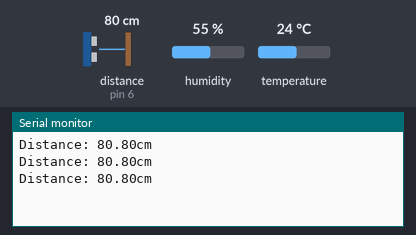
This sketch was run on a simulated Arduino Uno, built with avr-gcc and run on an emulated ATmega328P. Shown: the last lines printed to the serial monitor. The test bench sets the inputs (shaded band); at power-on: distance to the obstacle (sensor on pin 6) 80 cm, temperature 24 °C, humidity 55 %. The echo pulse lasts 58.3 µs per cm.

Above: at 1.2 s.
1.3 s: distance to the obstacle (sensor on pin 6) set to 2 cm
At 2.1 s:
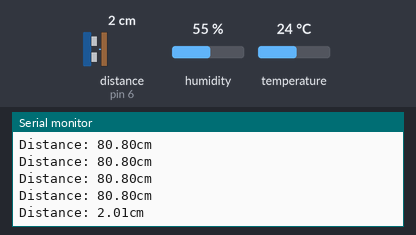
2.8 s: temperature set to 12 °C
At 2.83 s:
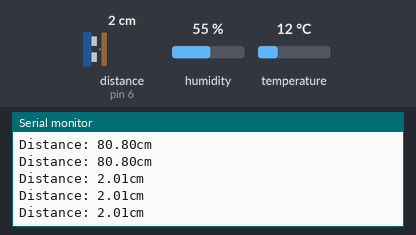
4.3 s: distance to the obstacle (sensor on pin 6) set to 4 cm
At 4.3 s:
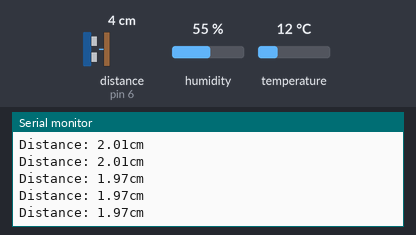
5.8 s: humidity set to 88 %
At 6.14 s:
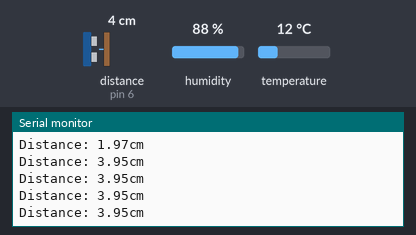
7.3 s: temperature set to 19 °C
At 7.61 s:
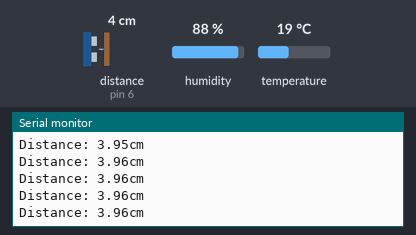
8.8 s: distance to the obstacle (sensor on pin 6) set to 9 cm
At 9.08 s:
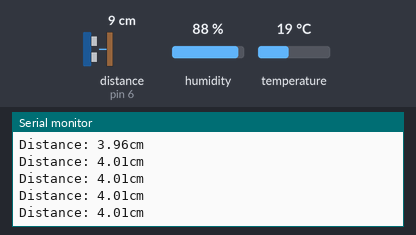
Timing chart, 0 to 11.8 s (numbered marks = the images above; inputs shaded):
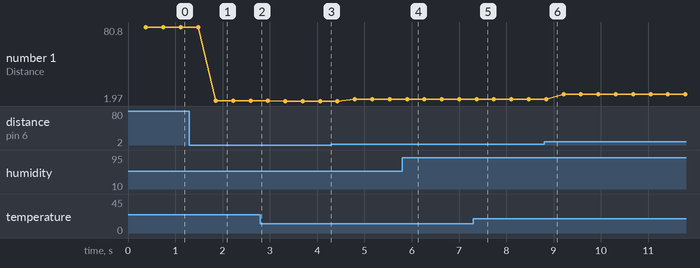

The sketch:

12_1HCSR04withDHT22.ino
```cpp
/*
  Example made by Dejan, How To Mechatronics,
  https://howtomechatronics.com/

*/

#include <NewPing.h>  // https://bitbucket.org/teckel12/arduino-new-ping/wiki/Home
#include "dht.h"      // https://github.com/RobTillaart/DHTlib

#define TRIGGER_PIN  5
#define ECHO_PIN     6
#define MAX_DISTANCE 400
#define dht22 8 // DHT22 temperature and humidity sensor

NewPing sonar(TRIGGER_PIN, ECHO_PIN, MAX_DISTANCE);
dht DHT; // Creats a DHT object

int readDHT, temp, hum;
float speedOfSound, distance, duration;

void setup() {
  Serial.begin(9600);
}

void loop() {
  delay(100);

  // Read temperature and humidity from DHT22 sensor
  readDHT = DHT.read22(dht22); // Reads the data from the sensor
  temp = DHT.temperature; // Gets the values of the temperature
  hum = DHT.humidity; // Gets the values of the humidity


  speedOfSound = 331.4 + (0.6 * temp) + (0.0124 * hum); // Calculate speed of sound in m/s

  duration = sonar.ping_median(10); // 10 interations - returns duration in microseconds
  duration = duration/1000000; // Convert mircroseconds to seconds
  distance = (speedOfSound * duration)/2;
  distance = distance * 100; // meters to centimeters

  Serial.print("Distance: ");
  Serial.print(distance);
  Serial.println("cm");

}
```

Measured:
- after the input at 1.3 s, the serial monitor: prints a new line after 0.56 s (image 1)
- plotted number 1: 80.8 → 2.01 after the input at 1.3 s, 2.01 → 1.97 after the input at 2.8 s, 1.97 → 3.95 after the input at 4.3 s, 3.95 → 3.96 after the input at 5.8 s, 3.96 → 4.01 after the input at 7.3 s
